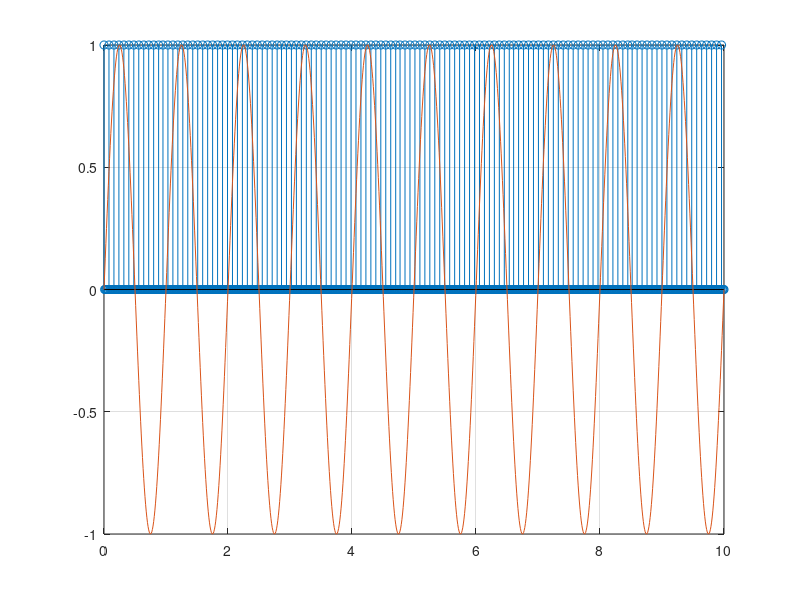
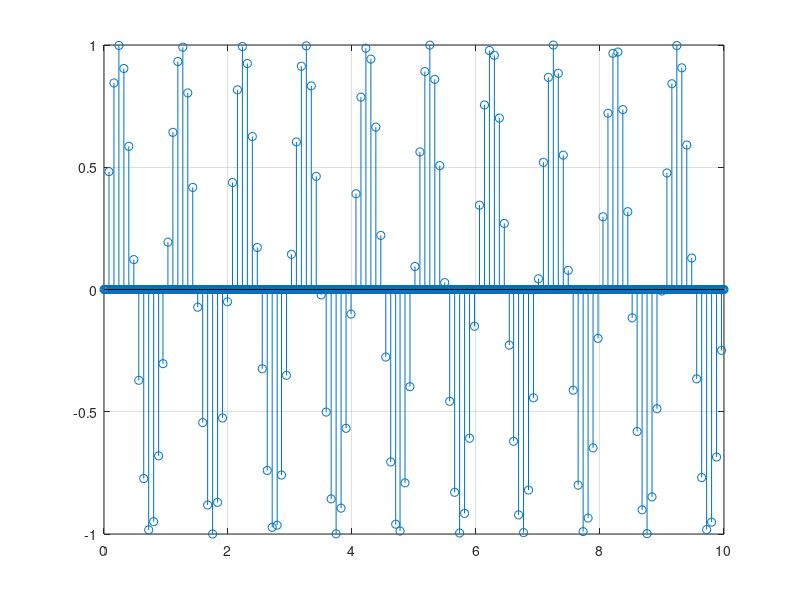

Write MATLAB code to recreate these figures, in order.
clc
clear
close all
N= 1000;

t= linspace(0,10,N);

freq = 1;
w = 2*pi*freq;

fs = 4*pi*freq;% sampling frequency
ts = N*(1/10*(1/fs))

impulse_train = zeros(1, N); 
impulse_train(1:ts:end) = 1

stem(t,impulse_train);
hold on

analog_signal = sin(w*t);

plot(t,analog_signal);
grid on

digital_signal = impulse_train .* analog_signal; 

figure; stem(t, digital_signal);
grid on






